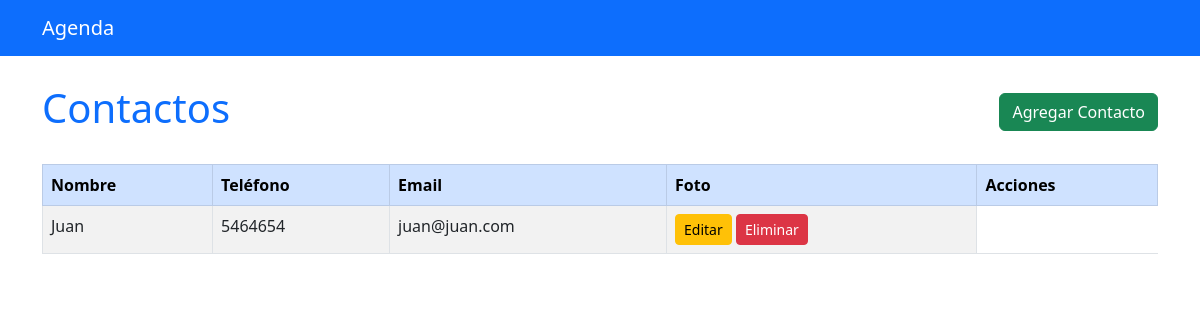
/, run on an earlier commit of the app's database.
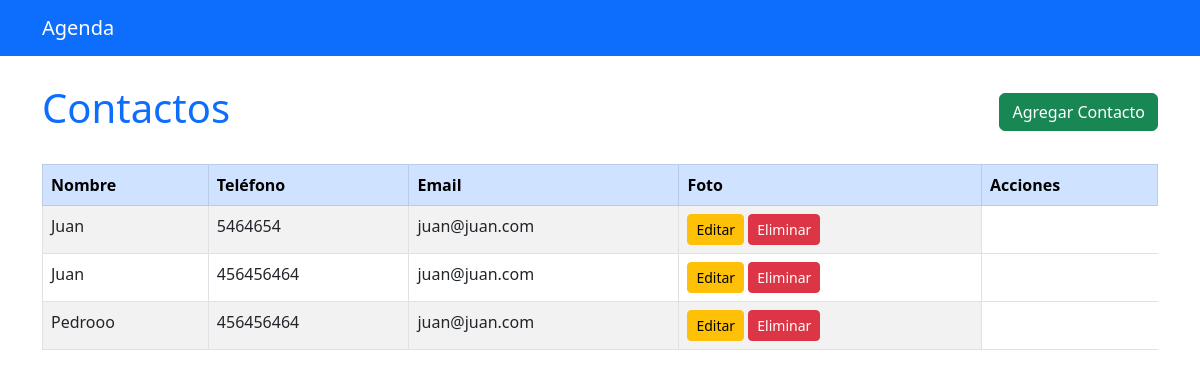
And on a later commit of the database.
### telefono/models.py (models this page shows, shortened)
class Contacto(models.Model):
    nombre = models.CharField(max_length=50)
    telefono = models.CharField(max_length=10)
    email = models.EmailField(blank=True, null=True, verbose_name='Correo Electrónico')
    foto = models.ImageField(upload_to='contactos/', null=True, blank=True)
    class Meta:
        permissions = (
            ('puede_ver_contactos', 'Ver contactos'),
            ('puede_escribir_contactos', 'Escribir contactos')
        )

### telefono/views.py (the view)
# urls.py: path('', lista_contactos, name= 'lista_contactos'),
def lista_contactos(request):
    contactos = Contacto.objects.all()
    return render(request, 'lista_contactos.html', {'contactos': contactos})

### telefono/templates/lista_contactos.html (shortened to what this page needs)
{% extends 'base.html' %}
{% block cuerpo %}
<div class="d-flex justify-content-between align-items-center mb-4">
    <h1 class="text-primary">Contactos</h1>
    <a href="{% url 'agregar_contactos' %}" class="btn btn-success">Agregar Contacto</a>
</div>
{% if contactos %}
    <div class="table-responsive">
        <table class="table table-bordered table-striped">
            <thead class="table-primary">
                <tr>
                    <th>Nombre</th>
                    <th>Teléfono</th>
                    <th>Email</th>
                    <th>Foto</th>
                    <th>Acciones</th>
                </tr>
            </thead>
            <tbody>
                {% for contacto in contactos %}
                <tr>
                    <td>{{ contacto.nombre }}</td>
                    <td>{{ contacto.telefono }}</td>
                    <td>{{ contacto.email }}</td>
                    <td>
                        <a href="{% url 'editar_contacto' contacto.id %}" class="btn btn-warning btn-sm">Editar</a>
                        <a href="{% url 'eliminar_contacto' contacto.id %}" class="btn btn-danger btn-sm">Eliminar</a>
                    </td>
                </tr>
                {% endfor %}
            </tbody>
        </table>
    </div>
{% else %}
    <p class="text-muted">No hay contactos registrados.</p>
{% endif %}
{% endblock %}

What changed in the data, as far as the page shows it:
added Contacto: nombre "Juan", telefono "456456464", email "juan@juan.com"
added Contacto: nombre "Pedrooo", telefono "456456464", email "juan@juan.com"
